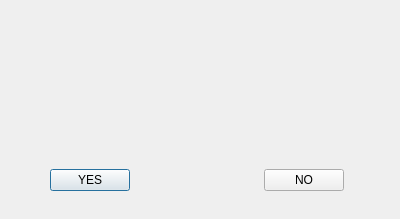
<?xml version="1.0" encoding="UTF-8"?>
<ui version="4.0">
 <class>MyMsgBox</class>
 <widget class="QDialog" name="MyMsgBox">
  <property name="geometry">
   <rect>
    <x>0</x>
    <y>0</y>
    <width>400</width>
    <height>219</height>
   </rect>
  </property>
  <property name="minimumSize">
   <size>
    <width>400</width>
    <height>219</height>
   </size>
  </property>
  <property name="maximumSize">
   <size>
    <width>400</width>
    <height>219</height>
   </size>
  </property>
  <property name="windowTitle">
   <string>Dialog</string>
  </property>
  <widget class="QWidget" name="">
   <property name="geometry">
    <rect>
     <x>50</x>
     <y>30</y>
     <width>294</width>
     <height>161</height>
    </rect>
   </property>
   <layout class="QVBoxLayout" name="verticalLayout" stretch="50,0,0">
    <property name="spacing">
     <number>0</number>
    </property>
    <item>
     <widget class="QLabel" name="labelContent">
      <property name="text">
       <string/>
      </property>
      <property name="alignment">
       <set>Qt::AlignCenter</set>
      </property>
     </widget>
    </item>
    <item>
     <spacer name="verticalSpacer">
      <property name="orientation">
       <enum>Qt::Vertical</enum>
      </property>
      <property name="sizeHint" stdset="0">
       <size>
        <width>20</width>
        <height>28</height>
       </size>
      </property>
     </spacer>
    </item>
    <item>
     <layout class="QHBoxLayout" name="horizontalLayout">
      <property name="spacing">
       <number>0</number>
      </property>
      <item>
       <widget class="QPushButton" name="btnYes">
        <property name="text">
         <string>YES</string>
        </property>
       </widget>
      </item>
      <item>
       <spacer name="horizontalSpacer">
        <property name="orientation">
         <enum>Qt::Horizontal</enum>
        </property>
        <property name="sizeHint" stdset="0">
         <size>
          <width>118</width>
          <height>20</height>
         </size>
        </property>
       </spacer>
      </item>
      <item>
       <widget class="QPushButton" name="btnNo">
        <property name="text">
         <string>NO</string>
        </property>
       </widget>
      </item>
     </layout>
    </item>
   </layout>
  </widget>
 </widget>
 <resources/>
 <connections/>
</ui>
